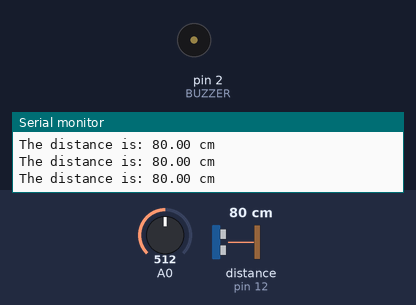
This sketch was run on a simulated Arduino Uno, built with avr-gcc and run on an emulated ATmega328P. Shown: buzzer (waves = sounding), the last lines printed to the serial monitor. Inputs (shaded band) come from the test bench; at power-on: distance to the obstacle (sensor on pin 12) 80 cm, A0 = 512. The echo pulse lasts 58.3 µs per cm.

Above: at 1.2 s.
1.3 s: distance to the obstacle (sensor on pin 12) set to 18 cm
At 1.59 s:
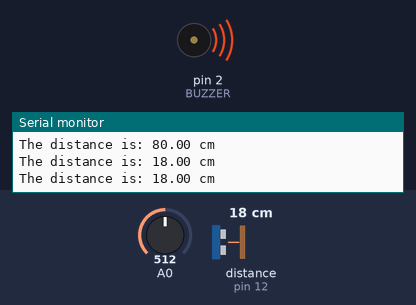
4.3 s: distance to the obstacle (sensor on pin 12) set to 2 cm
At 4.57 s:
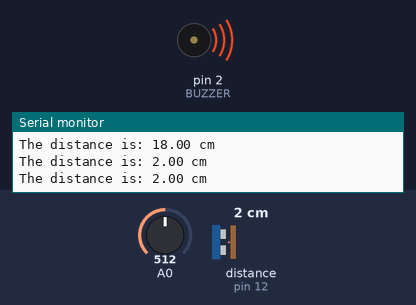
Timing chart, 0 to 7.3 s (numbered marks = the images above; inputs shaded):
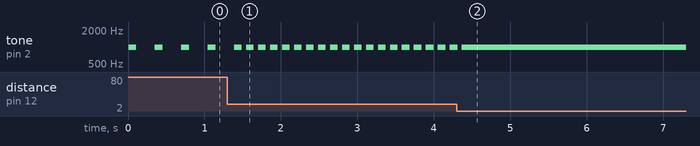

Measured:
- after the input at 1.3 s, tone on pin 2 (BUZZER): alternates 1000 Hz for 0.10 s and silent for 0.06 s, starting after 0.25 s
- after the input at 4.3 s, tone on pin 2 (BUZZER): goes on until 4.4 s, then stays 1000 Hz
- by itself, tone on pin 2 (BUZZER): alternates 1000 Hz for 0.10 s and silent for 0.25 s

The sketch:

HC_SR04_Measure_Distance_BUZZER.ino
```cpp
/*********
 By Alexandros Panagiotakopoulos.

 Besides the HC_SR04 this program is using a Buzzer and an LED light (optional)
 this example is based on the book " ARDUINO ΑΛΓΟΡΙΘΜΙΚΗ , ΠΡΟΓΡΑΜΜΑΤΙΣΜΟΣ ΚΑΙ ΕΦΑΡΜΟΓΕΣ " by ΑΡΙΣΤΕΙΔΗΣ Σ. ΜΠΟΥΡΑΣ & ΓΙΑΝΝΗΣ Θ. ΚΑΠΠΟΣ - page 784
*********/

#include <HCSR04.h> //include the library from Martin Sosic

const byte TRIGGER = 13;  //initialize the trigger sensor in pin D13
const byte ECHO = 12; //intialize the echo sensor in pin D12
const byte BUZZER = 2; //initialize the buzzer in D2

//declare the Steinhart - hart equation fomula

const float R1 = 10000;
const float A = 1.001924950e-03;
const float B = 1.785378405e-04;
const float C = 2.0192022697e-07;

UltraSonicDistanceSensor ultrasound(TRIGGER , ECHO); //declare an object (basically the HC_SR04 sensor) named "ultrasound"

float thermCelsius(){ // we turn the environment objects into temperature in celsius

  float r2, t, tc;

  //reading the voltage output
  int vo = analogRead(A0);

  //calculating the R2 value
  r2 = R1 * (1023.0 / float(vo) - 1.0);

  //calculating the value of the Steinhart - hart equation
  //for more info check : https://www.skyeinstruments.com/wp-content/uploads/Steinhart-Hart-Eqn-for-10k-Thermistors.pdf
  // basically we translate electricity / sensor values into Kelvin
  //the temperature will be translated to Kelvin

  t = 1.0/ (A + B* log(r2) + C * pow(log(r2),3));

  //return the temperature to Celsius instead of Kelvin
  return t - 273.15;
  }

 //Declaring the buzzer as an output
void setup() {
  pinMode(BUZZER, OUTPUT); //declare the buzzer as an output
   Serial.begin(115200); //begin the baud rate 115200
}

void loop() {
 //if the HC_SR04 sensor finds an object/ wall in the near distance the BUZZER will beep constantly, if not the buzzer will beep according to the distance
  float distance = ultrasound.measureDistanceCm(thermCelsius());
  Serial.println("The distance is: "+String(distance)+" cm"); //print the distance into the serial port
  tone(BUZZER, 1000);

  if(distance != -1){
    delay(100);
    noTone(BUZZER);
    delay(distance*3);
    }
}
```
